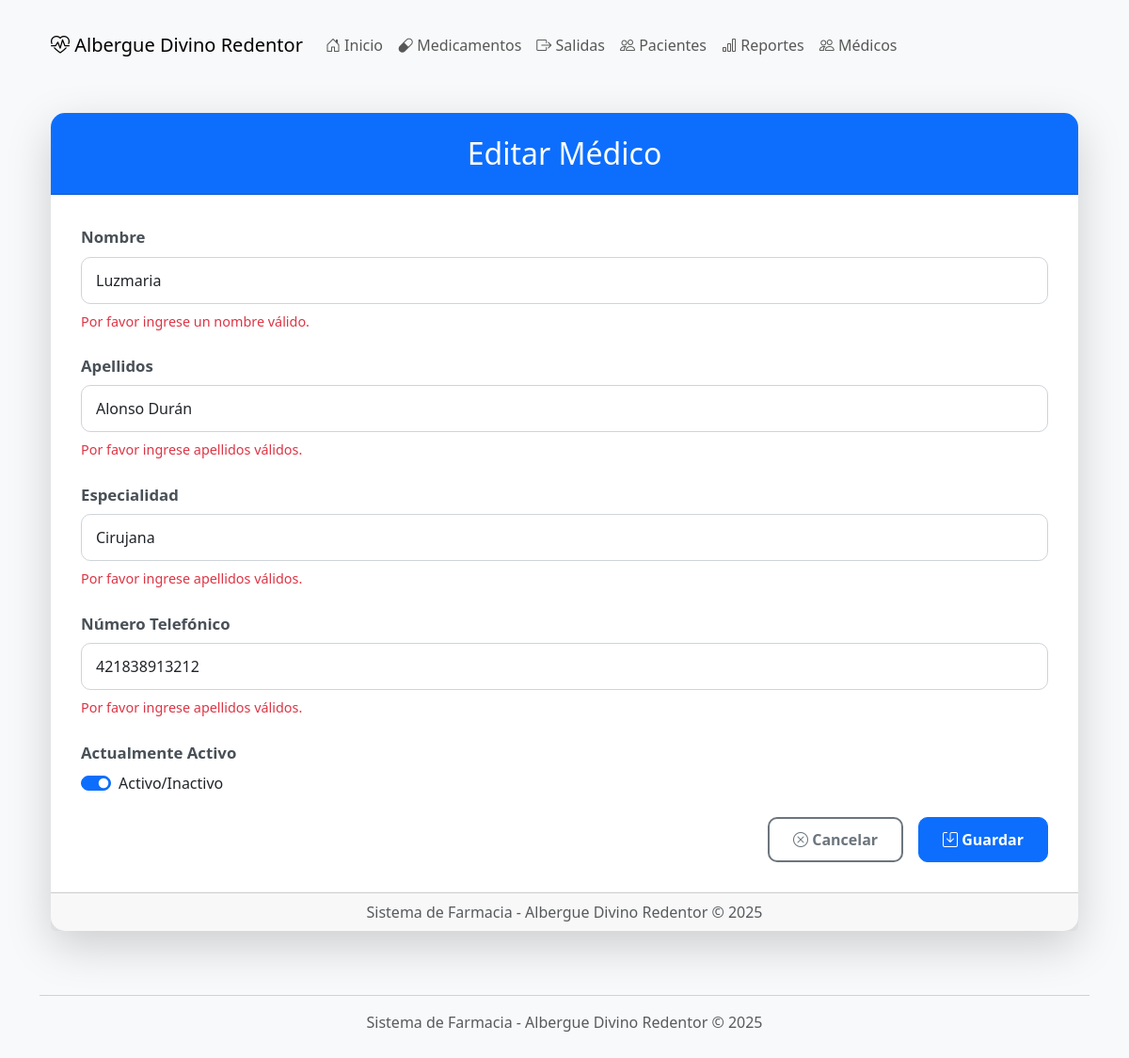
The app's page /medicos/editar/1/ with its own data.
### farmacia/models.py (models this page shows, shortened)
class Medico(models.Model):
    id = models.AutoField(primary_key=True)
    nombre = models.CharField(max_length=100)
    apellidos = models.CharField(max_length=100)
    especialidad = models.CharField(max_length=100, blank=True, null=True)
    telefono = models.CharField(max_length=15, blank=True, null=True)
    activo = models.BooleanField(default=True)
    class Meta:
        verbose_name = "Médico"
        verbose_name_plural = "Médicos"

### farmacia/views.py (the view)
# urls.py: path('medicos/editar/<int:id>/', views.medico_editar, name='medico_editar'),
def medico_editar(request, id):
    medico = get_object_or_404(Medico, pk=id)
    if request.method == 'POST':
        form = MedicoForm(request.POST, instance=medico)
        if form.is_valid():
            form.save()
            messages.success(request, 'Médico actualizado correctamente')
            return redirect('medicos')
    else:
        form = MedicoForm(instance=medico)
    context = {
        'titulo': 'Editar Médico',
        'form': form,
        'medico': medico
    }
    return render(request, 'forms/medico_form.html', context)

### farmacia/forms.py
class MedicoForm(forms.ModelForm):
    class Meta:
        model = Medico
        fields = '__all__'
        widgets = {
            'nombre': forms.TextInput(attrs={'class': 'form-control'}),
            'apellidos': forms.TextInput(attrs={'class': 'form-control'}),
            'especialidad': forms.TextInput(attrs={'class': 'form-control'}),
            'telefono': forms.TextInput(attrs={'class': 'form-control'}),
            'activo': forms.CheckboxInput(attrs={'class': 'form-check-input'}),
        }

### farmacia/templates/forms/medico_form.html (shortened to what this page needs)
{% extends 'base.html' %}
{% block content %}
<div class="container mt-4">
    <div class="card shadow-lg">
        <div class="card-header bg-primary text-white">
            <h2 class="mb-0 text-center">{{ titulo }}</h2>
        </div>
        <div class="card-body">
            <form method="post" class="needs-validation" novalidate>
                <div class="mb-4">
                    <div class="form-group">
                        <label for="id_nombre" class="form-label fw-bold">Nombre</label>
                        {{ form.nombre }}
                        <div class="invalid-feedback">
                            Por favor ingrese un nombre válido.
                        </div>
                    </div>
                </div>
                <div class="mb-4">
                    <div class="form-group">
                        <label for="id_apellidos" class="form-label fw-bold">Apellidos</label>
                        {{ form.apellidos }}
                        <div class="invalid-feedback">
                            Por favor ingrese apellidos válidos.
                        </div>
                    </div>
                </div>
                 <div class="mb-4">
                    <div class="form-group">
                        <label for="id_especialidad" class="form-label fw-bold">Especialidad</label>
                        {{ form.especialidad }}
                        <div class="invalid-feedback">
                            Por favor ingrese apellidos válidos.
                        </div>
                    </div>
                </div>
                <div class="mb-4">
                    <div class="form-group">
                        <label for="id_telefono" class="form-label fw-bold">Número Telefónico</label>
                        {{ form.telefono }}
                        <div class="invalid-feedback">
                            Por favor ingrese apellidos válidos.
                        </div>
                    </div>
                </div>
                   <div class="col-md-6 mb-3">
                        <div class="form-group">
                            <label class="form-label fw-bold d-block">Actualmente Activo</label>
                            <div class="form-check form-switch mt-2">
                                {{ form.activo }}
                                <label class="form-check-label" for="id_activo">
                                    Activo/Inactivo
                                </label>
                            </div>
                        </div>
                    </div>
                <div class="d-grid gap-2 d-md-flex justify-content-md-end mt-4">
                    <a href="{% url 'medicos' %}" class="btn btn-outline-secondary me-md-2">
                        <i class="bi bi-x-circle"></i> Cancelar
                    </a>
                    <button type="submit" class="btn btn-primary">
                        <i class="bi bi-save"></i> Guardar
                    </button>
                </div>
            </form>
        </div>
        <div class="card-footer text-muted text-center">
            Sistema de Farmacia - Albergue Divino Redentor © {% now "Y" %}
        </div>
    </div>
</div>
{% endblock %}

### farmacia/templates/base.html (style rules this page uses)
body { background-color: #f8f9fa; padding-top: 20px; padding-bottom: 40px; }
.card { margin-bottom: 20px; box-shadow: 0 2px 5px rgba(0,0,0,0.1); }
.card-header { background-color: #e9ecef; font-weight: bold; }

### farmacia/templates/forms/medico_form.html (style rules this page uses)
.card { border-radius: 15px; border: none; }
.card-header { border-top-left-radius: 15px !important; border-top-right-radius: 15px !important; padding: 1.5rem; }
.card-body { padding: 2rem; }
.form-control { border-radius: 10px; padding: 12px 15px; border: 1px solid #ced4da; transition: all 0.3s; }
.btn { border-radius: 10px; padding: 10px 25px; font-weight: 600; }
.btn-outline-secondary { border: 2px solid #6c757d; }
.form-label { margin-bottom: 0.5rem; color: #495057; font-size: 1.05rem; }
.invalid-feedback { display: block; margin-top: 0.5rem; font-size: 0.9rem; }

### records on screen
Medico: nombre "Luzmaria", apellidos "Alonso Durán", especialidad "Cirujana", telefono "421838913212", activo "☑"

### other values on screen
{{ titulo }} "Editar Médico"
